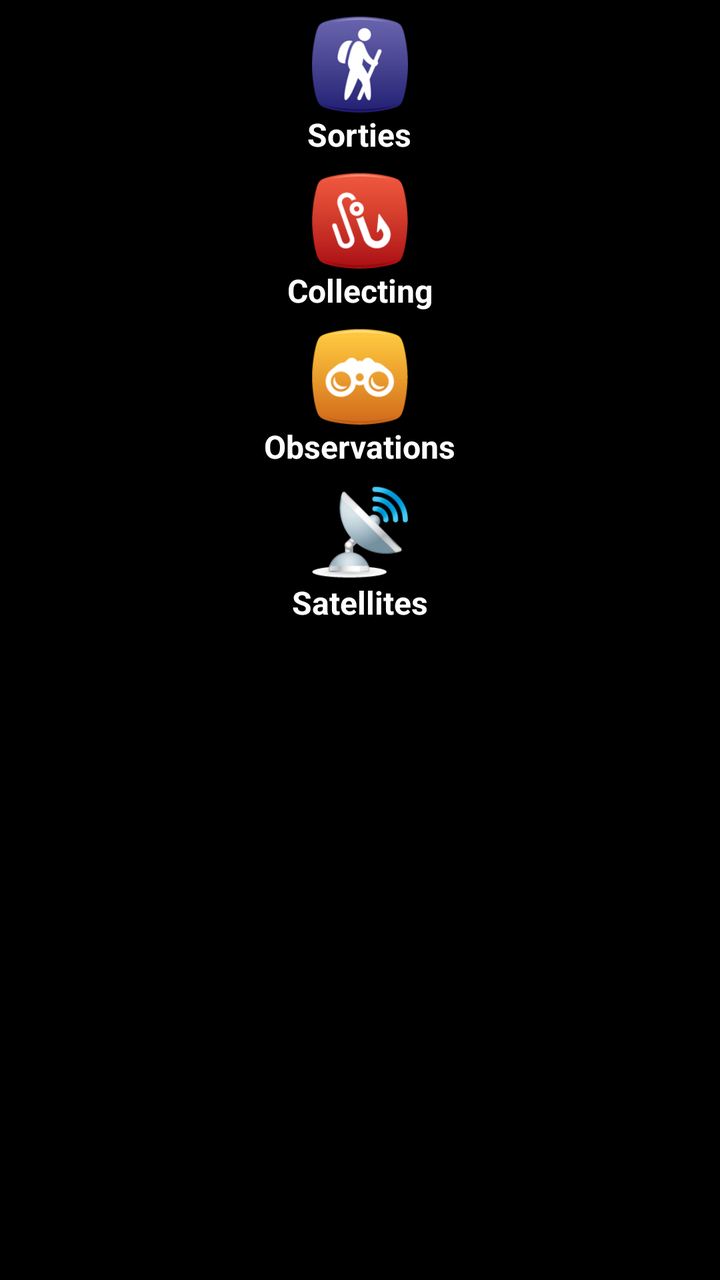
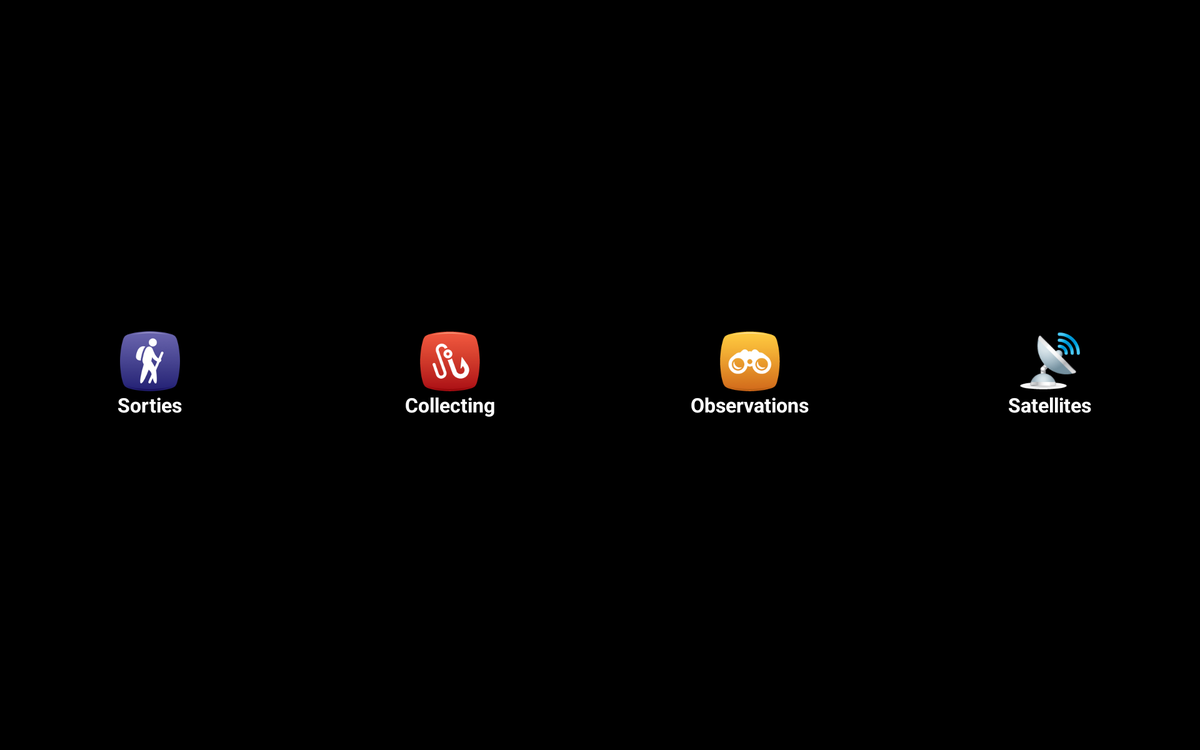

An Android layout and its configuration variant, each rendered on a device that would load it. The default file and the variant file are quoted in full after the pictures.
<!-- AndroidManifest.xml: application theme CustomTheme -->
<!-- res/layout/specify_main.xml -->
<?xml version="1.0" encoding="utf-8"?>
<LinearLayout xmlns:android="http://schemas.android.com/apk/res/android" 
               android:id="@+id/spmaingridview" 
               android:layout_width="fill_parent" 
               android:layout_height="fill_parent"
               android:orientation="vertical"
               android:layout_weight="1"
               >
               
    <TableLayout 
        android:layout_width="fill_parent"
        android:layout_height="fill_parent"
        android:layout_weight="1"
        >
        <TableRow android:layout_width="fill_parent" 
                  android:layout_gravity="center|center_horizontal"
                  android:gravity="center_horizontal">
                  <View android:layout_width="fill_parent" 
                        android:layout_height="25px" 
                  />
        </TableRow>
        <TableRow android:layout_width="fill_parent" 
                  android:layout_gravity="center|center_horizontal" 
                  android:gravity="center_horizontal">
                <ImageView android:id="@+id/tripsbtn"
                       android:layout_width="48dp"
                       android:layout_height="48dp" 
                       android:src="@drawable/trip128"
                       android:clickable="true" 
                       android:layout_gravity="center_horizontal"
                       android:layout_weight="1" 
                       android:gravity="center_horizontal"/>
        </TableRow>
        <TableRow android:layout_width="fill_parent" 
                  android:layout_gravity="center|center_horizontal"
                  android:gravity="center_horizontal">
                <TextView android:id="@+id/tripslbl" 
                          android:text="@string/trips"
                          android:layout_height="fill_parent" 
                          android:textAppearance="@style/MainTextAppearance"
                          android:layout_gravity="center|center_horizontal"
                          android:layout_width="fill_parent" 
                />
        </TableRow>
        <TableRow android:layout_width="fill_parent" 
                  android:layout_gravity="center|center_horizontal"
                  android:gravity="center_horizontal">
                  <View android:layout_width="fill_parent" 
                        android:layout_height="25px" 
                  />
        </TableRow>
        <TableRow android:layout_width="fill_parent" 
                  android:layout_gravity="center|center_horizontal" 
                  android:gravity="center_horizontal">
                <ImageView android:id="@+id/collectingbtn"
                       android:layout_width="48dp"
                       android:layout_height="48dp" 
                       android:src="@drawable/collect128"
                       android:clickable="true" 
                       android:layout_gravity="center_horizontal"
                       android:layout_weight="1" 
                       android:gravity="center_horizontal"/>
        </TableRow>
        <TableRow android:layout_width="fill_parent" 
                  android:layout_gravity="center|center_horizontal"
                  android:gravity="center_horizontal">
                <TextView android:id="@+id/collectinglbl" 
                          android:text="@string/collecting"
                          android:layout_height="fill_parent" 
                          android:textAppearance="@style/MainTextAppearance"
                          android:layout_gravity="center|center_horizontal"
                          android:layout_width="fill_parent" 
                />
        </TableRow>
        <TableRow android:layout_width="fill_parent" 
                  android:layout_gravity="center|center_horizontal"
                  android:gravity="center_horizontal">
                  <View android:layout_width="fill_parent" 
                        android:layout_height="25px" 
                  />
        </TableRow>
        <TableRow android:layout_width="fill_parent" 
                  android:layout_gravity="center|center_horizontal" 
                  android:gravity="center_horizontal">
                <ImageView android:id="@+id/observationsbtn"
                       android:layout_width="48dp"
                       android:layout_height="48dp" 
                       android:src="@drawable/look128"
                       android:clickable="true" 
                       android:layout_gravity="center_horizontal"
                       android:layout_weight="1" 
                       android:gravity="center_horizontal"/>
        </TableRow>
        <TableRow android:layout_width="fill_parent" 
                  android:layout_gravity="center|center_horizontal"
                  android:gravity="center_horizontal">
                <TextView android:id="@+id/observationslbl" 
                          android:text="@string/observations"
                          android:layout_height="fill_parent" 
                          android:textAppearance="@style/MainTextAppearance"
                          android:layout_gravity="center|center_horizontal"
                          android:layout_width="fill_parent" 
                />
        </TableRow>
        <TableRow android:layout_width="fill_parent" 
                  android:layout_gravity="center|center_horizontal"
                  android:gravity="center_horizontal">
                  <View android:layout_width="fill_parent" 
                        android:layout_height="25px" 
                  />
        </TableRow>
        <TableRow android:layout_width="fill_parent" 
                  android:layout_gravity="center|center_horizontal" 
                  android:gravity="center_horizontal">
                <ImageView android:id="@+id/satellitebtn"
                       android:layout_width="48dp"
                       android:layout_height="48dp" 
                       android:src="@drawable/satellite128"
                       android:clickable="true" 
                       android:layout_gravity="center_horizontal"
                       android:layout_weight="1" 
                       android:gravity="center_horizontal"/>
        </TableRow>
        <TableRow android:layout_width="fill_parent" 
                  android:layout_gravity="center|center_horizontal"
                  android:gravity="center_horizontal">
                <TextView android:id="@+id/satellitelbl" 
                          android:text="@string/satellites"
                          android:layout_height="fill_parent" 
                          android:textAppearance="@style/MainTextAppearance"
                          android:layout_gravity="center|center_horizontal"
                          android:layout_width="fill_parent" 
                />
        </TableRow>
            
    </TableLayout>
</LinearLayout>
<!-- resources referenced by this layout -->
<resources>
  <!-- drawable collect128: png bitmap (drawable, 5637 bytes) -->
  <!-- drawable look128: png bitmap (drawable, 5496 bytes) -->
  <!-- drawable satellite128: png bitmap (drawable, 9722 bytes) -->
  <!-- drawable trip128: png bitmap (drawable, 8140 bytes) -->
  <string name="collecting">Collecting</string>
  <string name="observations">Observations</string>
  <string name="satellites">Satellites</string>
  <string name="trips">Sorties</string>
  <style name="MainTextAppearance" parent="@android:style/TextAppearance">
        <item name="android:textSize">16sp</item>
        <item name="android:textColor">#fff</item>
        <item name="android:textStyle">bold</item>
      </style>
  <style name="CustomTheme" parent="android:Theme">
          <item name="android:windowTitleSize">50dip</item>
          <item name="android:windowTitleBackgroundStyle">@style/CustomWindowTitleBackground</item>
      </style>
  <style name="CustomWindowTitleBackground">
          <item name="android:background">@drawable/trip_banner</item>
      </style>
  <!-- drawable trip_banner (drawable) -->
  <?xml version="1.0" encoding="utf-8"?>
  <shape xmlns:android="http://schemas.android.com/apk/res/android">
      <gradient 
          android:startColor="#498fcc" 
          android:endColor="#122433"
          android:angle="180"
       />
      <corners android:radius="0dp" />
  </shape>
</resources>
<!-- res/layout-large-land/specify_main.xml (the repository's variant of the layout above) -->
<!-- drawn on a 7-inch tablet turned sideways -->
<?xml version="1.0" encoding="utf-8"?>
<LinearLayout xmlns:android="http://schemas.android.com/apk/res/android" 
               android:id="@+id/spmaingridview" 
               android:layout_width="fill_parent" 
               android:layout_height="fill_parent"
               android:orientation="horizontal"
               android:layout_weight="1"
               >
        <LinearLayout xmlns:android="http://schemas.android.com/apk/res/android" 
               android:id="@+id/spmaingridview" 
               android:layout_width="wrap_content" 
               android:layout_height="fill_parent"
               android:orientation="vertical"
               android:layout_weight="1"
               >
                <View android:layout_width="wrap_content" 
                      android:layout_height="25px" 
                      android:layout_weight="0.5"
                />
                  
                <ImageView android:id="@+id/tripsbtn"
                       android:layout_width="48dp"
                       android:layout_height="48dp" 
                       android:src="@drawable/trip128"
                       android:clickable="true" 
                       android:layout_gravity="center_vertical|center_horizontal" android:scaleType="fitXY"/>
                       
                <TextView android:id="@+id/tripslbl" 
                          android:text="@string/trips"
                          android:layout_height="wrap_content" 
                          android:textAppearance="@style/MainTextAppearance"
                          android:layout_gravity="center|center_horizontal"
                          android:layout_width="wrap_content" 
                />
                <View android:layout_width="wrap_content" 
                      android:layout_height="25px" 
                      android:layout_weight="0.5"
                />
    </LinearLayout>
    <LinearLayout xmlns:android="http://schemas.android.com/apk/res/android" 
               android:id="@+id/spmaingridview" 
               android:layout_width="wrap_content" 
               android:layout_height="fill_parent"
               android:orientation="vertical"
               android:layout_weight="1"
               >
                <View android:layout_width="wrap_content" 
                      android:layout_height="25px" 
                      android:layout_weight="0.5"
                />
                <ImageView android:id="@+id/collectingbtn"
                       android:layout_width="48dp"
                       android:layout_height="48dp" 
                       android:src="@drawable/collect128"
                       android:clickable="true" 
                       android:layout_gravity="center_vertical|center_horizontal" android:scaleType="fitXY"/>
                       
                <TextView android:id="@+id/collectinglbl" 
                          android:text="@string/collecting"
                          android:layout_height="wrap_content" 
                          android:textAppearance="@style/MainTextAppearance"
                          android:layout_gravity="center|center_horizontal"
                          android:layout_width="wrap_content" 
                />
                <View android:layout_width="wrap_content" 
                      android:layout_height="25px" 
                      android:layout_weight="0.5"
                />
    </LinearLayout>
    <LinearLayout xmlns:android="http://schemas.android.com/apk/res/android" 
               android:id="@+id/spmaingridview" 
               android:layout_width="wrap_content" 
               android:layout_height="fill_parent"
               android:orientation="vertical"
               android:layout_weight="1"
               >
                <View android:layout_width="wrap_content" 
                      android:layout_height="25px" 
                      android:layout_weight="0.5"
                />
                <ImageView android:id="@+id/observationsbtn"
                       android:layout_width="48dp"
                       android:layout_height="48dp" 
                       android:src="@drawable/look128"
                       android:clickable="true" 
                       android:layout_gravity="center_vertical|center_horizontal" android:scaleType="fitXY"/>
                       
                <TextView android:id="@+id/observationslbl" 
                          android:text="@string/observations"
                          android:layout_height="wrap_content" 
                          android:textAppearance="@style/MainTextAppearance"
                          android:layout_gravity="center|center_horizontal"
                          android:layout_width="wrap_content" 
                />
                <View android:layout_width="wrap_content" 
                      android:layout_height="25px" 
                      android:layout_weight="0.5"
                />
    </LinearLayout>
    <LinearLayout xmlns:android="http://schemas.android.com/apk/res/android" 
               android:id="@+id/spmaingridview" 
               android:layout_width="wrap_content" 
               android:layout_height="fill_parent"
               android:orientation="vertical"
               android:layout_weight="1"
               android:layout_gravity="center_vertical|center" 
               >
                <View android:layout_width="wrap_content" 
                      android:layout_height="25px" 
                      android:layout_weight="0.5"
                />
                <ImageView android:id="@+id/satellitebtn"
                       android:layout_width="48dp"
                       android:layout_height="48dp" 
                       android:src="@drawable/satellite128"
                       android:clickable="true" 
                       android:layout_gravity="center_vertical|center_horizontal" 
                       android:scaleType="fitXY"/>
                       
                <TextView android:id="@+id/satellitelbl" 
                          android:text="@string/satellites"
                          android:layout_height="wrap_content" 
                          android:textAppearance="@style/MainTextAppearance"
                          android:layout_gravity="center|center_horizontal"
                          android:layout_width="wrap_content" 
                />
                <View android:layout_width="wrap_content" 
                      android:layout_height="25px" 
                      android:layout_weight="0.5"
                />
    </LinearLayout>

</LinearLayout>
